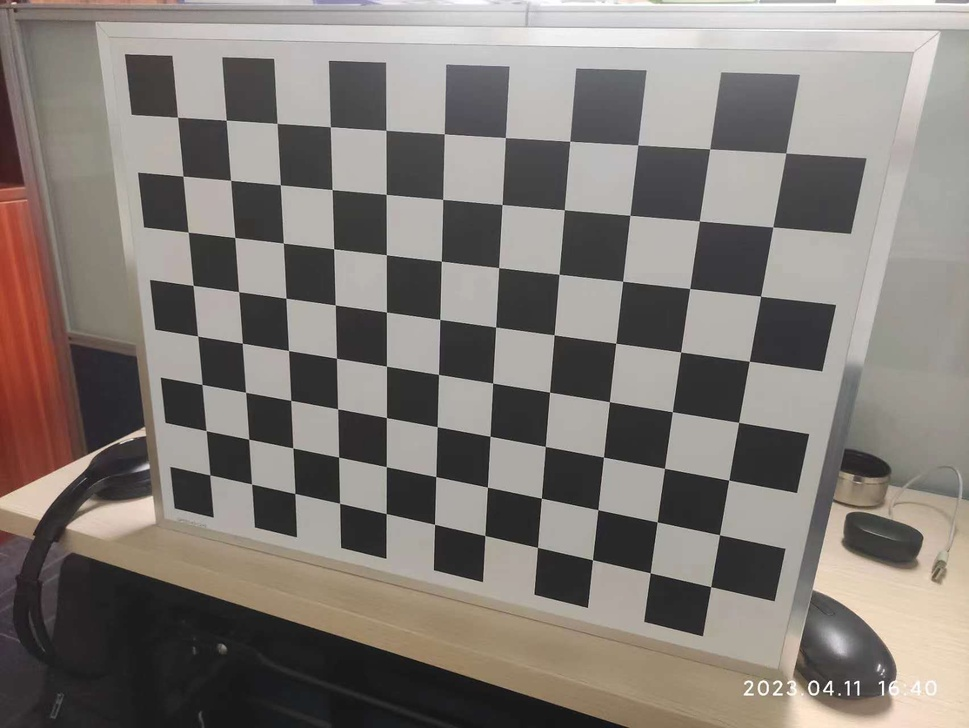
#> input picture calibration_plate/original/IMG_1.jpg, 969 x 728 px, shrunk from 1704 x 1280 before the run, found by its file name
$ python data.py
#> lines starting #> are read from the running program, lines starting #| are printed output that depends on the picture; after the words box and inside, x2 and y2 are one past the last pixel; in counts of white or black regions, pixels touching at a corner belong together; long printed decimals are rounded
import cv2
import numpy as np
img1_path="./calibration_plate/original/IMG_1.jpg"

img=cv2.imread(img1_path)
#> img is the input picture: shape (728, 969, 3); mean B, G, R 118.1, 123.3, 129.7
gray_img = cv2.cvtColor(img,cv2.COLOR_BGR2GRAY)
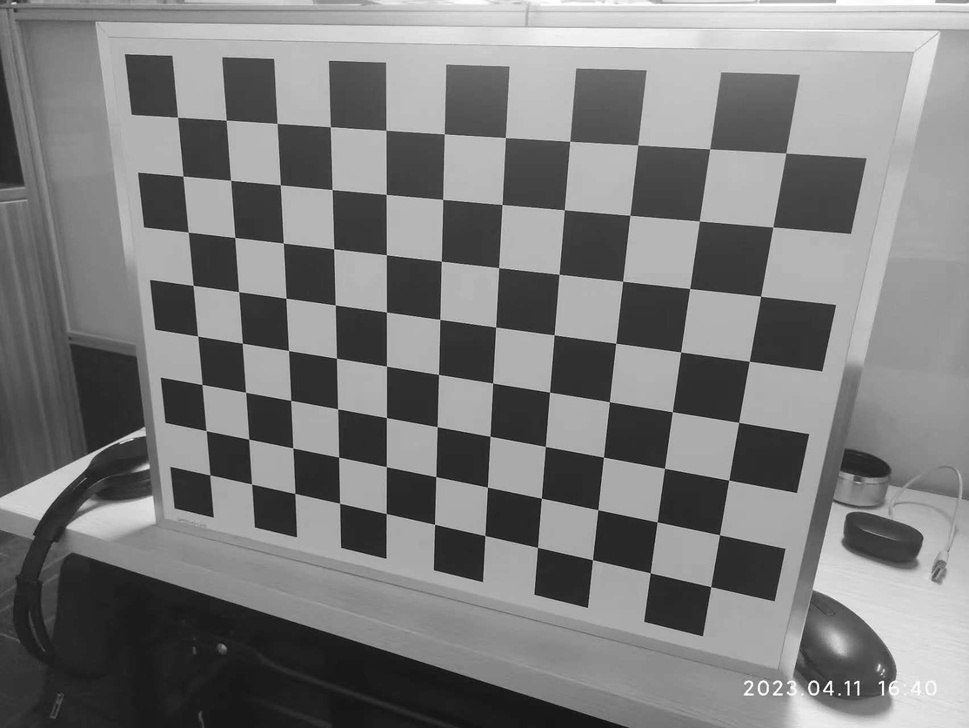
#> gray_img: shape (728, 969); min 9, max 255, mean 124.6
w1,h1=(11,8)

cp_int = np.zeros((w1 * h1, 3), np.float32)
cp_int[:, :2] = np.mgrid[0:w1, 0:h1].T.reshape(-1, 2)
# cp_world:保存角点在世界空间的坐标。
cp_world = cp_int * 0.02

ret, cp_img = cv2.findChessboardCorners(gray_img, (w1,h1), None)
#> ret = True; cp_img = 88 rows, first 8: [177.5, 117.1], [226.2, 120.2], [277.1, 123.1], [330.5, 127], [385.9, 130.2], [444.3, 133.9], [505.4, 137.5], [569.7, 141.2]
obj_points = []  # 世界空间中的点
img_points = []  # 图像空间中的点（与 obj_points 相关）
obj_points.append(cp_world)
img_points.append(cp_img)

# 查看角点
cv2.drawChessboardCorners(img, (w1,h1), cp_img, ret)
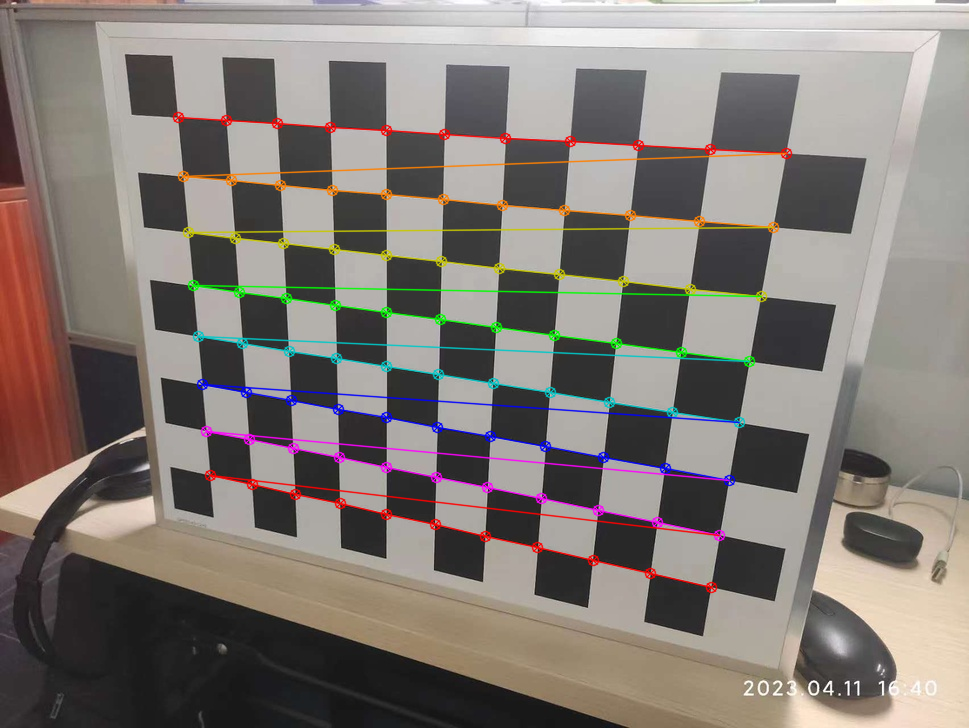
#> img: shape (728, 969, 3); 4.47% of pixels changed, all inside (x1, y1, x2, y2) = (172, 111, 793, 594)
cv2.imwrite("test.jpg",img)

ret, mat_inter, coff_dis, v_rot, v_trans = cv2.calibrateCamera(obj_points, img_points, gray_img.shape[::-1], None, None)
#> ret = 0.151; mat_inter = [[744.4, 0, 471.3], [0, 748.8, 365.1], [0, 0, 1]]; coff_dis = [[0.0684, -0.166, -0.000161, -0.0019, 0.181]]; v_rot = ([0.334, 0.322, 0.095],); v_trans = ([-0.103, -0.0865, 0.264],)

print("内参=",mat_inter)
#| 内参= [[744.448   0.         471.297]
#|  [  0.         748.833 365.080 ]
#|  [  0.           0.           1.        ]]
print("\n畸变系数=",coff_dis)
#| 畸变系数= [[ 6.83877245e-02 -1.65895725e-01 -1.60521495e-04 -1.89753933e-03
#|    1.81440381e-01]]
print("\n旋转向量=",v_rot)
#| 旋转向量= (array([[0.3339  ],
#|        [0.3222 ],
#|        [0.09498]]),)
print("\n平移向量=",v_trans)
#| 平移向量= (array([[-0.1029],
#|        [-0.08646],
#|        [ 0.264]]),)

$ run again, with calibration_plate/original/IMG_0.jpg copied over calibration_plate/original/IMG_1.jpg
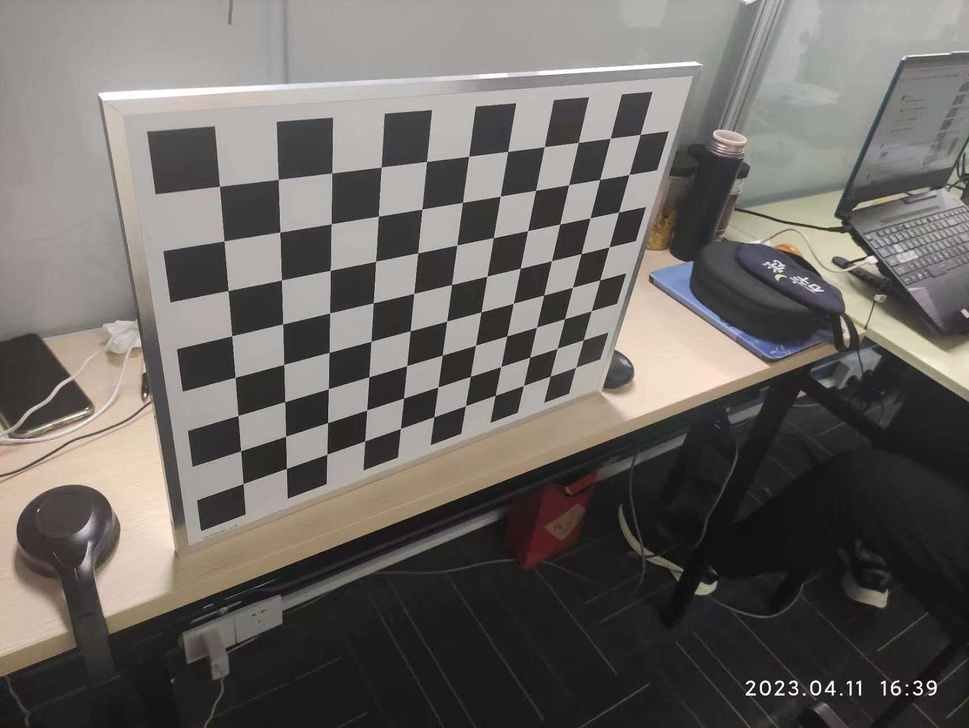
#> input picture calibration_plate/original/IMG_0.jpg, 969 x 728 px, shrunk from 1704 x 1280 before the run, found by its file name
#> img is the input picture: shape (728, 969, 3); mean B, G, R 100.2, 104, 108.1
#> `gray_img = cv2.cvtColor(img,cv2.COLOR_BGR2GRAY)`:
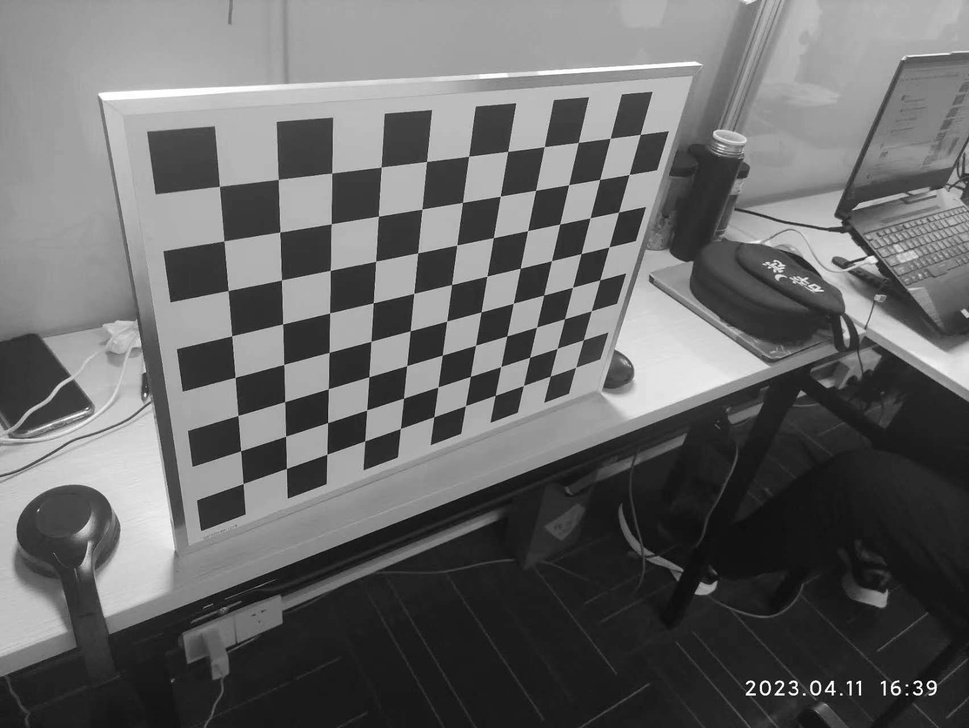
#> gray_img: shape (728, 969); min 1, max 255, mean 104.8
#> `ret, cp_img = cv2.findChessboardCorners(gray_img, (w1,h1), None)`: ret = True; cp_img = 88 rows, first 8: [219.4, 186.4], [278.3, 179.5], [331.7, 173.1], [381.2, 166.9], [426.6, 161.4], [468.6, 156.3], [507.6, 151.4], [544.4, 146.5]
#> `cv2.drawChessboardCorners(img, (w1,h1), cp_img, ret)`:
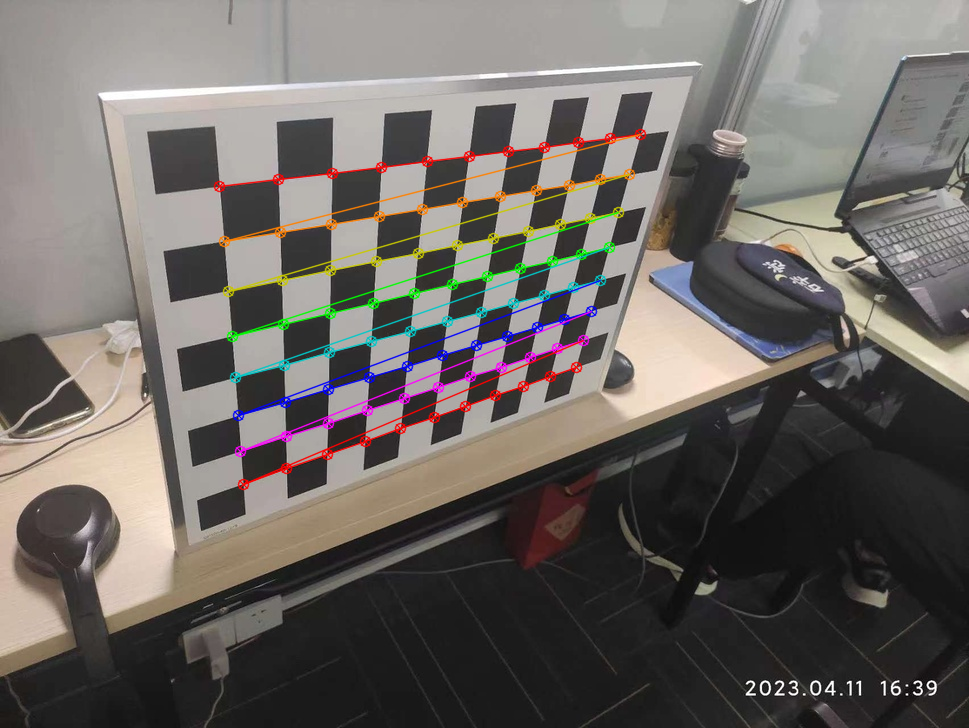
#> img: shape (728, 969, 3); 3.3% of pixels changed, all inside (x1, y1, x2, y2) = (213, 128, 647, 491)
#> `ret, mat_inter, coff_dis, v_rot, v_trans = cv2.calibrateCamera(obj_poi..`: ret = 0.156; mat_inter = [[770.9, 0, 512.2], [0, 747.6, 412], [0, 0, 1]]; coff_dis = [[0.105, -0.367, 0.00292, 0.00137, 0.724]]; v_rot = ([0.71, -0.701, -0.0786],); v_trans = ([-0.0945, -0.0752, 0.251],)
#| 内参= [[770.851   0.         512.216]
#|  [  0.         747.595 412.039]
#|  [  0.           0.           1.        ]]
#| 畸变系数= [[ 0.1051 -0.3671   0.002923  0.001366  0.7237]]
#| 旋转向量= (array([[ 0.7102],
#|        [-0.7007],
#|        [-0.07859]]),)
#| 平移向量= (array([[-0.09446],
#|        [-0.07519],
#|        [ 0.2511]]),)

$ run again, with calibration_plate/original/IMG_10.jpg copied over calibration_plate/original/IMG_1.jpg
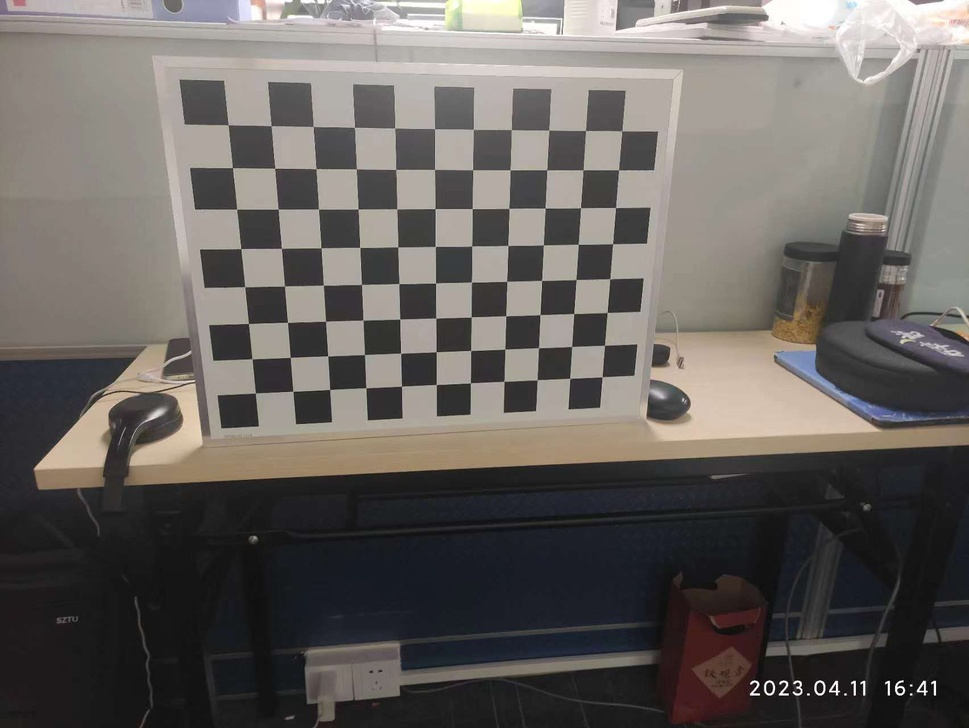
#> input picture calibration_plate/original/IMG_10.jpg, 969 x 728 px, shrunk from 1704 x 1280 before the run, found by its file name
#> img is the input picture: shape (728, 969, 3); mean B, G, R 95.2, 98.6, 103.1
#> `gray_img = cv2.cvtColor(img,cv2.COLOR_BGR2GRAY)`:
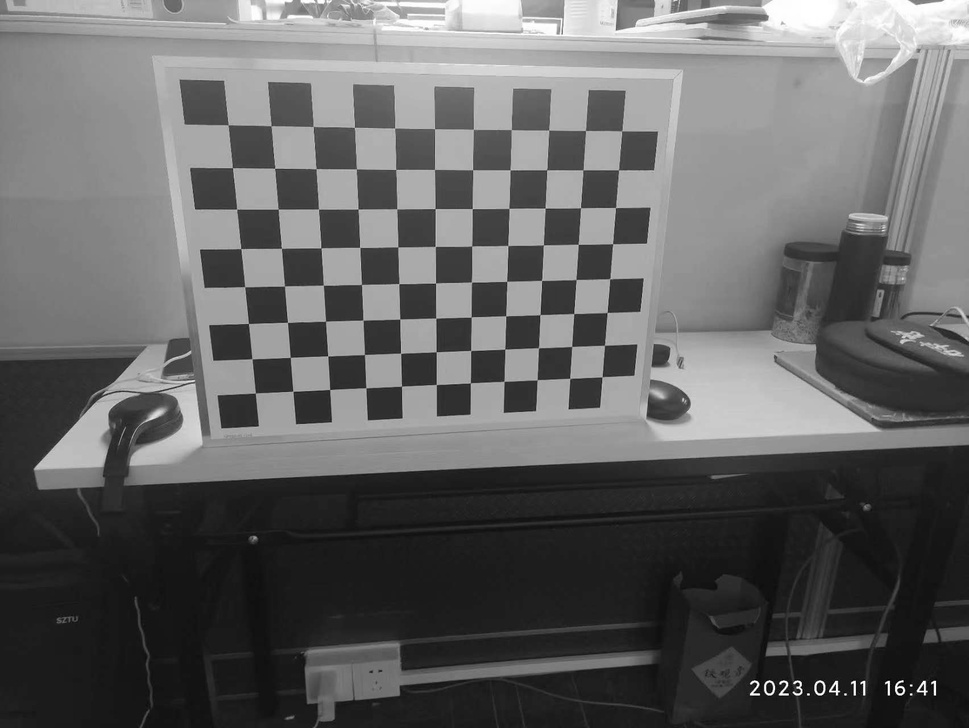
#> gray_img: shape (728, 969); min 0, max 255, mean 99.6
#> `ret, cp_img = cv2.findChessboardCorners(gray_img, (w1,h1), None)`: ret = True; cp_img = 88 rows, first 8: [228, 125], [270.9, 125.8], [313.3, 126.4], [354.3, 127.4], [394.6, 128], [434.6, 128.8], [473.4, 129.3], [511.3, 129.5]
#> `cv2.drawChessboardCorners(img, (w1,h1), cp_img, ret)`:
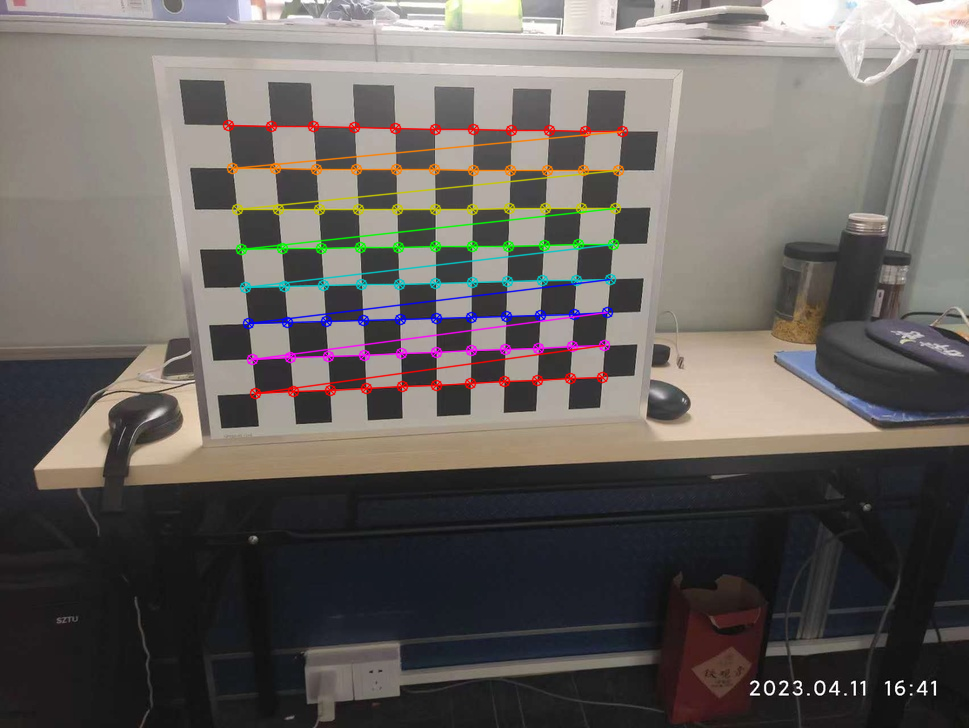
#> img: shape (728, 969, 3); 3.27% of pixels changed, all inside (x1, y1, x2, y2) = (222, 119, 629, 400)
#> `ret, mat_inter, coff_dis, v_rot, v_trans = cv2.calibrateCamera(obj_poi..`: ret = 0.149; mat_inter = [[721.8, 0, 466.6], [0, 704.3, 401.1], [0, 0, 1]]; coff_dis = [[0.0843, -0.243, 0.0019, -0.000899, 0.407]]; v_rot = ([0.344, -0.177, -0.022],); v_trans = ([-0.115, -0.136, 0.351],)
#| 内参= [[721.836   0.         466.571]
#|  [  0.         704.302 401.079 ]
#|  [  0.           0.           1.        ]]
#| 畸变系数= [[ 0.08428    -0.2432  0.001902 -0.0008993  0.407 ]]
#| 旋转向量= (array([[ 0.3443],
#|        [-0.1768],
#|        [-0.02199]]),)
#| 平移向量= (array([[-0.1147],
#|        [-0.1364],
#|        [ 0.3513]]),)

$ run again, with calibration_plate/original/IMG_11.jpg copied over calibration_plate/original/IMG_1.jpg
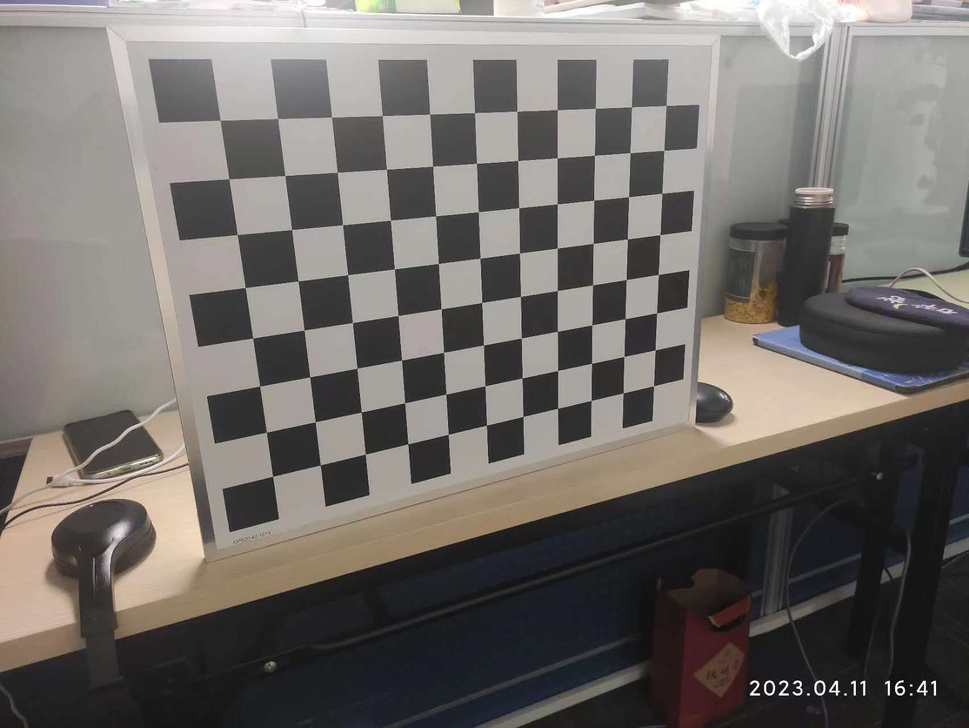
#> input picture calibration_plate/original/IMG_11.jpg, 969 x 728 px, shrunk from 1704 x 1280 before the run, found by its file name
#> img is the input picture: shape (728, 969, 3); mean B, G, R 105.3, 109.1, 113.3
#> `gray_img = cv2.cvtColor(img,cv2.COLOR_BGR2GRAY)`:
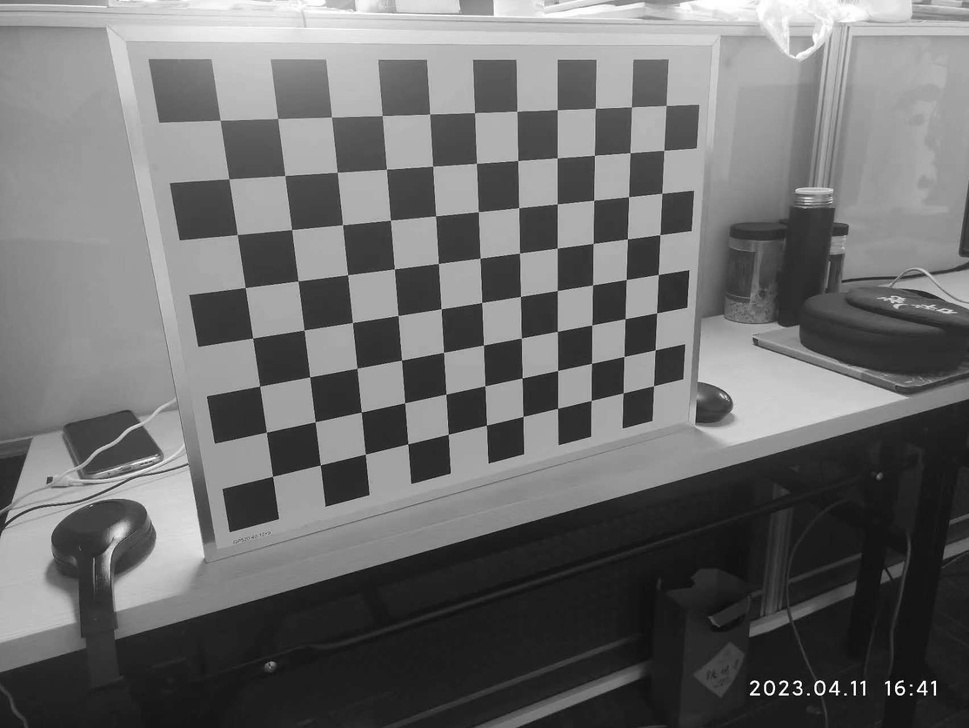
#> gray_img: shape (728, 969); min 0, max 255, mean 109.9
#> `ret, cp_img = cv2.findChessboardCorners(gray_img, (w1,h1), None)`: ret = True; cp_img = 88 rows, first 8: [220.3, 120.3], [277.7, 118.3], [331.5, 117], [382.1, 115.5], [429.8, 113.9], [474.5, 112.8], [516.7, 111.4], [557.2, 109.6]
#> `cv2.drawChessboardCorners(img, (w1,h1), cp_img, ret)`:
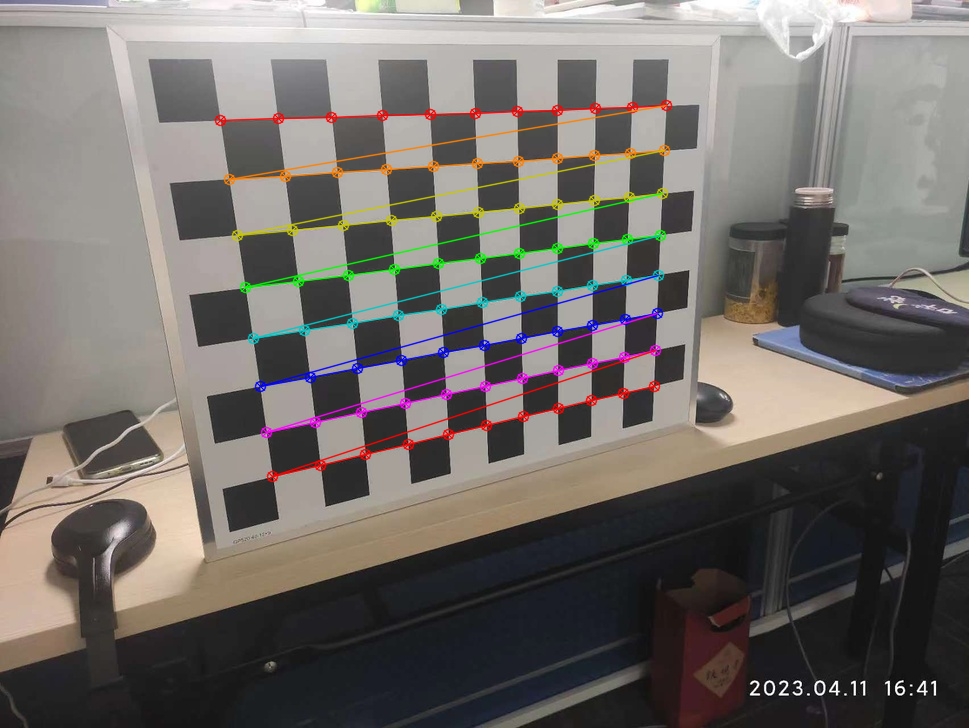
#> img: shape (728, 969, 3); 3.56% of pixels changed, all inside (x1, y1, x2, y2) = (214, 99, 673, 483)
#> `ret, mat_inter, coff_dis, v_rot, v_trans = cv2.calibrateCamera(obj_poi..`: ret = 0.169; mat_inter = [[690.5, 0, 485], [0, 697.9, 349.4], [0, 0, 1]]; coff_dis = [[0.0687, -0.0948, -0.0012, 0.00183, -0.075]]; v_rot = ([0.299, -0.446, -0.107],); v_trans = ([-0.0941, -0.0805, 0.248],)
#| 内参= [[690.450   0.         484.961]
#|  [  0.         697.934 349.373 ]
#|  [  0.           0.           1.        ]]
#| 畸变系数= [[ 0.06873 -0.09484 -0.001201  0.001834 -0.07505]]
#| 旋转向量= (array([[ 0.2989],
#|        [-0.446],
#|        [-0.1068]]),)
#| 平移向量= (array([[-0.09414],
#|        [-0.08046],
#|        [ 0.2476 ]]),)
